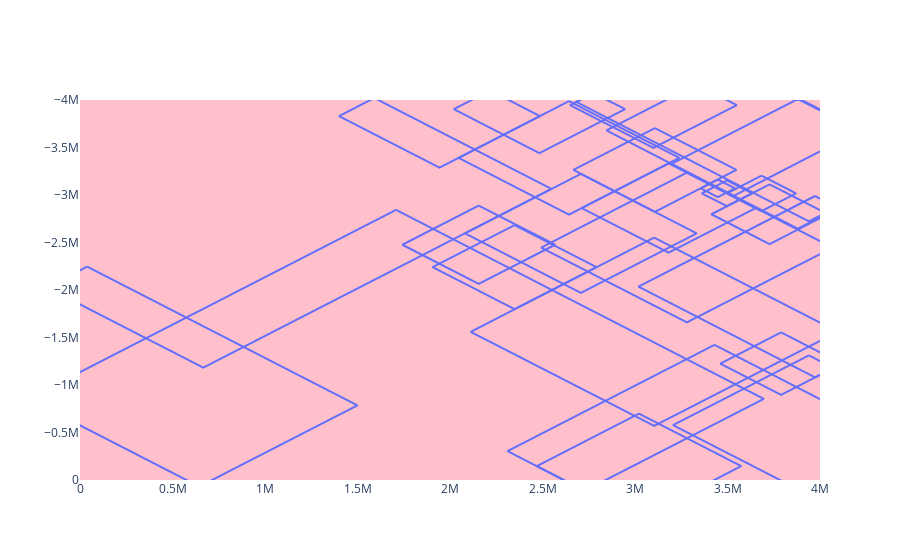

Notebook code for this chart:
### Markdown cell above
# plotly

### Code cell
xs, ys = [], []
for p in polygons_part2:
    coord = list(p)
    coord.append(coord[0])
    xs_p, ys_p = zip(*coord)
    ys_p = [-y for y in ys_p]
    xs.extend([*xs_p, None])
    ys.extend([*ys_p, None])
fig = go.Figure(go.Scatter(x=xs, 
                           y=ys, 
                           fill='toself',
                           fillcolor='pink', 
                           cliponaxis=True, 
                           opacity=1))

fig.update_xaxes(range=[0, 4000000])
fig.update_yaxes(range=[0, -4000000])
fig.show()

### Figure 1 — Plotly figure (JSON) as saved in the notebook; plotly's stock layout.template omitted (floating-point values rounded to 4 significant figures; data arrays with more than 128 entries replaced by an {"elided": "..."} marker saying what was removed)
{"data": [{"cliponaxis": true, "fill": "toself", "fillcolor": "pink", "opacity": 1, "type": "scatter", "x": {"elided": "156 int values"}, "y": {"elided": "156 int values"}}], "layout": {"xaxis": {"range": [0, 4000000]}, "yaxis": {"range": [0, -4000000]}}}
